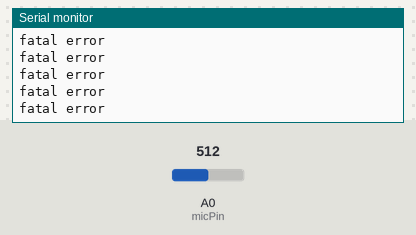
The sketch below on a simulated Arduino Uno, built with avr-gcc and run on an emulated ATmega328P. Shown: the last lines printed to the serial monitor. The inputs (shaded band) are chosen by the test bench; at power-on: A0 (micPin) = 512.

Above: at 4.2 s.
4.3 s: A0 (micPin) set to 194
At 4.9 s:
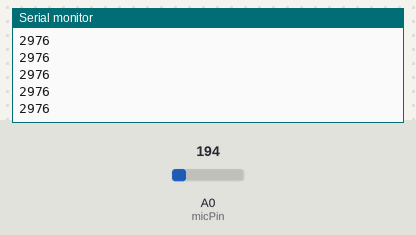
5.8 s: A0 (micPin) set to 216
At 6.9 s:
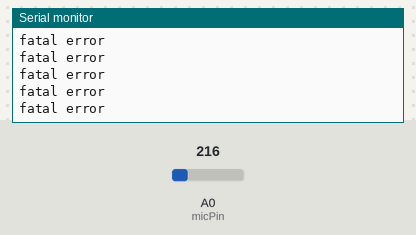

Measured:
- the behaviour switches between 205 and 206 on A0 (micPin) (found by bisection; images 1 and 2)
- after the input at 4.3 s, the serial monitor: prints a new line after 0.07 s (image 1)

The sketch:

ProgramArduino.ino
```cpp
const int micPin = A0; // задаём пин, куда подключён микрофон

void setup() {
    Serial.begin(9600); // инициализация послед. порта
}

void loop() {

    int mv = analogRead(micPin) * 5.0 / 1024.0 * 1000.0; // значения в милливольтах
    int dB = 1000 * log10(mv);

    if(dB > 3000)
    {
        Serial.println("fatal error");
    }
    else
    {
        Serial.println(dB);
    }
    delay(1);
}
```
